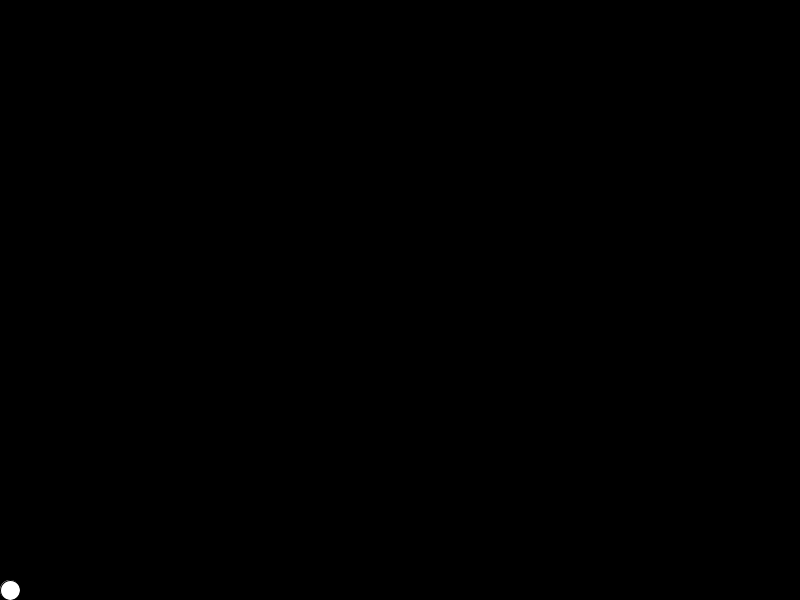
Frame 1 (no input)
Frame 60 (the mouse pressed at the canvas centre just before this capture): identical to frame 1, image omitted
Frame 120 (the mouse held since frame 60 and released just before this capture): identical to frame 1, image omitted

The Processing sketch that drew this single still picture (run headless with seeded random() and noise(); from frame 60 on, the mouse is pressed at the canvas centre):

// Processing sketch: playerJump
// ── playerJump.pde
public enum DIRECTION {
  LEFT, RIGHT
};

//player position and size
PVector playerPos = new PVector(0, 0);
float playerSize = 20;

//player velocity
PVector velocity = new PVector(0, 0);
float walkingVel = 5;

//player direction
DIRECTION prevDirection = DIRECTION.RIGHT;

//player jump params
float jumpAngle = 60;
float jumpDist = 200;
float intJumpVelocity = 0;
boolean jumping = false;

//world gravity
float gravity = 0.09;

void setup(){
  size(800, 600);
  
  //set initial player position and velocity
  playerPos.x = playerSize/2;
  playerPos.y = height - playerSize/2;
  
  //calculate initial velocity for jumping
  intJumpVelocity = sqrt((gravity * jumpDist)/sin(radians(2 * jumpAngle)));
  
  velocity.x = intJumpVelocity * cos(radians(jumpAngle));
  velocity.y = intJumpVelocity * sin(radians(jumpAngle));  
}

void draw(){
  background(0);
  
  //if player is behind the right wall
  if(playerPos.x - playerSize/2 > width){
    playerPos.x =  playerSize/2 - 10; 
  }
  
  //if player is behind the left wall
  if(playerPos.x + playerSize/2 < 0){
    playerPos.x =  width - playerSize/2 + 10; 
  }
  
  //player jumps
   if(jumping){
     velocity.y -= gravity;
     
     playerPos.x += velocity.x;
     playerPos.y -= velocity.y;
     
     //println(playerPos.x + "||" + playerPos.y);
   }
 
 //if player touches the ground reset player position and velocity  
 if(playerPos.y + playerSize/2  > height){
   //println("Ground Touch!");
   //player stands on the ground
   playerPos.y = height - playerSize/2;   
   
   //reset player initial velocity for future jump
   velocity.y = intJumpVelocity * sin(radians(jumpAngle));
   
   jumping = !jumping;  
 }
 
 //draw player
 ellipse(playerPos.x, playerPos.y, playerSize, playerSize);
}

void keyPressed(){
  DIRECTION currentDirection = prevDirection;
  
  //neglect hitting spacebar when the player is already jumping
  if(key == 32 && !jumping){
    //player starts jumping on hitting spacebar
    jumping = !jumping;
  }
  
  //move right
  if((key == 'd' || key == 'D') && !jumping){
    playerPos.x += walkingVel;
    currentDirection = DIRECTION.RIGHT;
  }else if((key == 'a' || key == 'A') && !jumping){
    playerPos.x -= walkingVel;
    currentDirection = DIRECTION.LEFT;
  }
  
  //move left
  if (key == CODED && !jumping) {
    if (keyCode == RIGHT){
      playerPos.x += walkingVel;
      currentDirection = DIRECTION.RIGHT;
    }else if (keyCode == LEFT) {
      playerPos.x -= walkingVel;
      currentDirection = DIRECTION.LEFT;
    }
  }
  
  //if player changes direction
  if(currentDirection != prevDirection){
    //update prev direction
    prevDirection = currentDirection;
    
    velocity.x = -velocity.x;
  }
  
  println("Player Direction : " + currentDirection);
}
